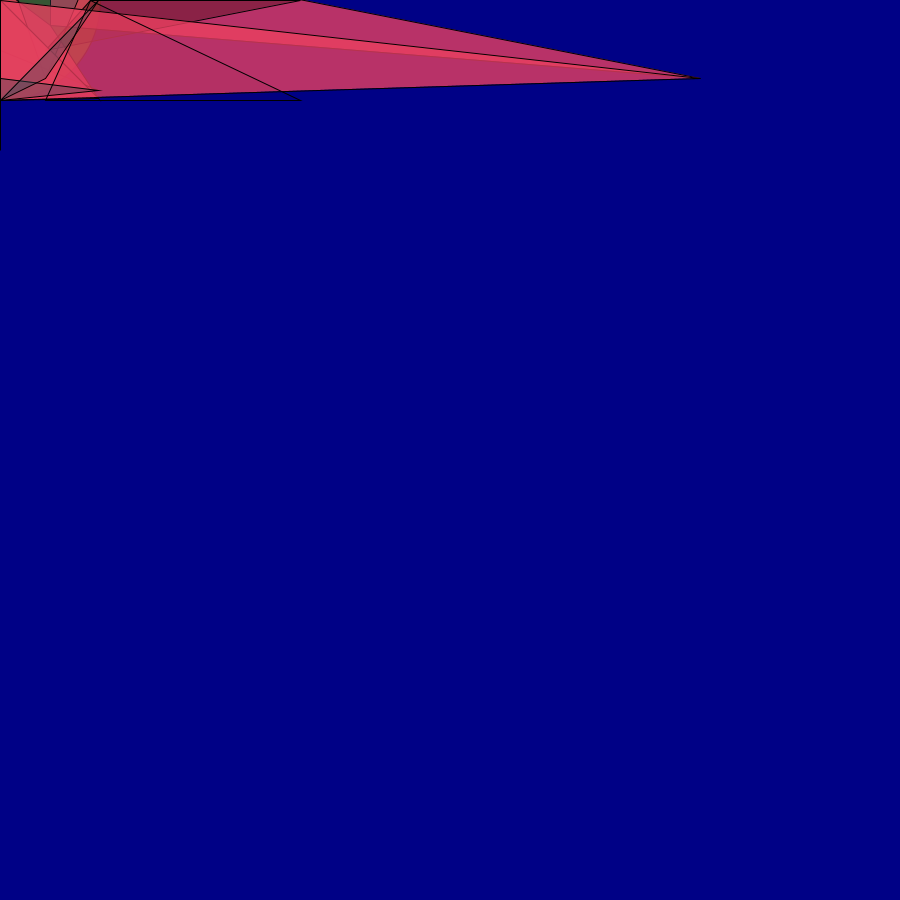
Frame 1 (no input)
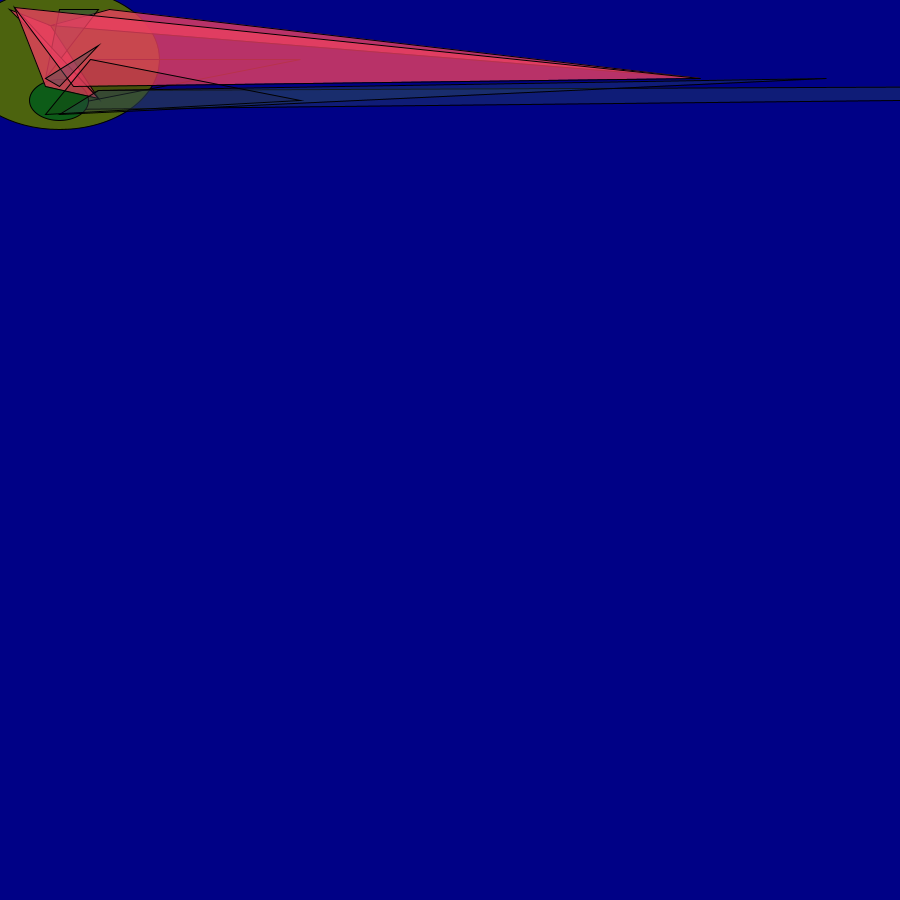
Frame 60 (the mouse pressed at the canvas centre just before this capture)
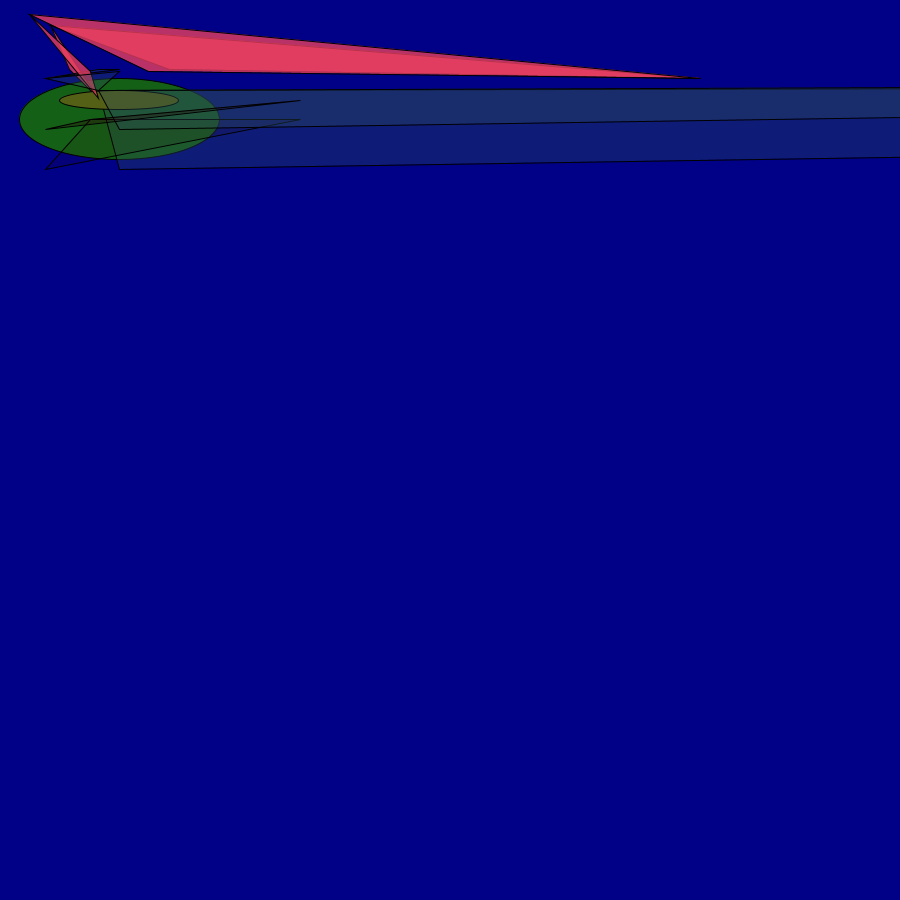
Frame 120 (the mouse held since frame 60 and released just before this capture)

The Processing sketch that drew these frames (run headless with seeded random() and noise(); from frame 60 on, the mouse is pressed at the canvas centre):

// Processing sketch: processing_16354
// ── processing_16354.pde

 int x=0;
 int y=0;
 int direccion =1;
void setup(){
size(900,900);
}
void draw(){
  background(390);
  
  autito(x,y,200);
  autito(x,100,y);
movimiento();
  regreso();
}
void autito(int x,int y,int tamanio){//completo aqui y luego en draw//
int zona;
zona=tamanio/4;
   
rectMode(CENTER);
fill(random(0,90),random(87,100),random(34));
ellipse(x,y,tamanio,tamanio-y);
fill(234,64,96,200);
triangle(x-zona,y-zona,tamanio/4,tamanio/8,98,98);
triangle (x+zona,y-zona,tamanio/4,tamanio/8,700,78);
fill(45,78,90,87);
triangle(x,y+zona,98,90,x*zona,78);
triangle(x,y-zona,98,x-zona,45,78);
fill(random(45,0),random(0,0),random(4),random(98));
triangle(300,y,90,x,45,y+zona);
}//toda funcion habre poarentesis y corchete//
void movimiento(){
 
x =x+direccion;
y=y+direccion;
}

void regreso(){

if(x>600|| x<=0|| y>600||y<=0){
  direccion=direccion*-1;}
  
}
